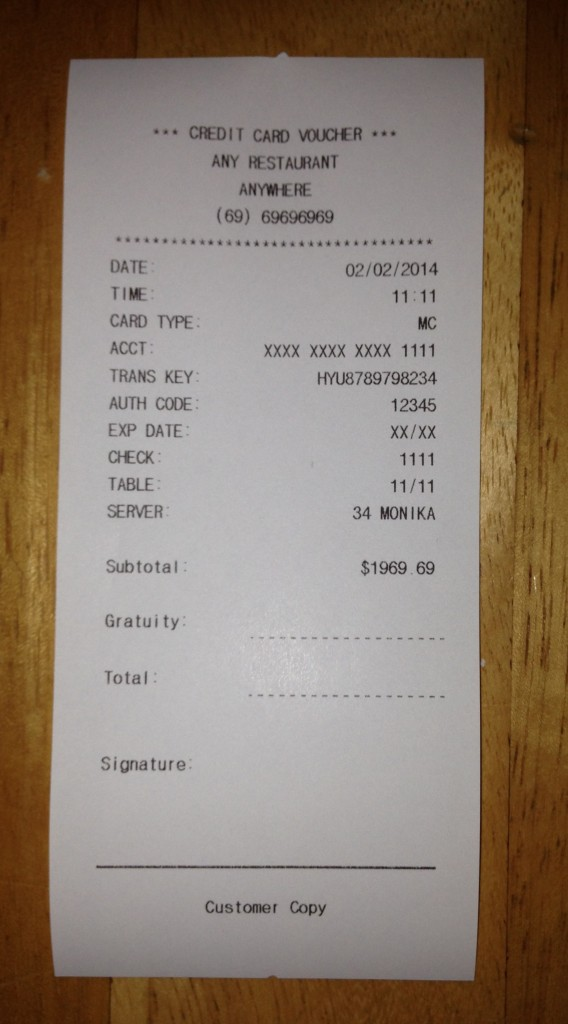
#> input picture assets/rest.jpg, 568 x 1024 px, found by its file name
$ python receipt.py
#> lines starting #> are read from the running program, lines starting #| are printed output that depends on the picture; after the words box and inside, x2 and y2 are one past the last pixel; in counts of white or black regions, pixels touching at a corner belong together
import cv2
import pytesseract
import re
import pandas as pd

# Step 1: Preprocess the image
image = cv2.imread("C:/Users/ayaqa/OneDrive/Documents/FSTE/S3/Financial Tracker/receipts/rest.jpg")
#> image is the input picture: shape (1024, 568, 3); mean B, G, R 113.3, 126.2, 140.7
gray = cv2.cvtColor(image, cv2.COLOR_BGR2GRAY)
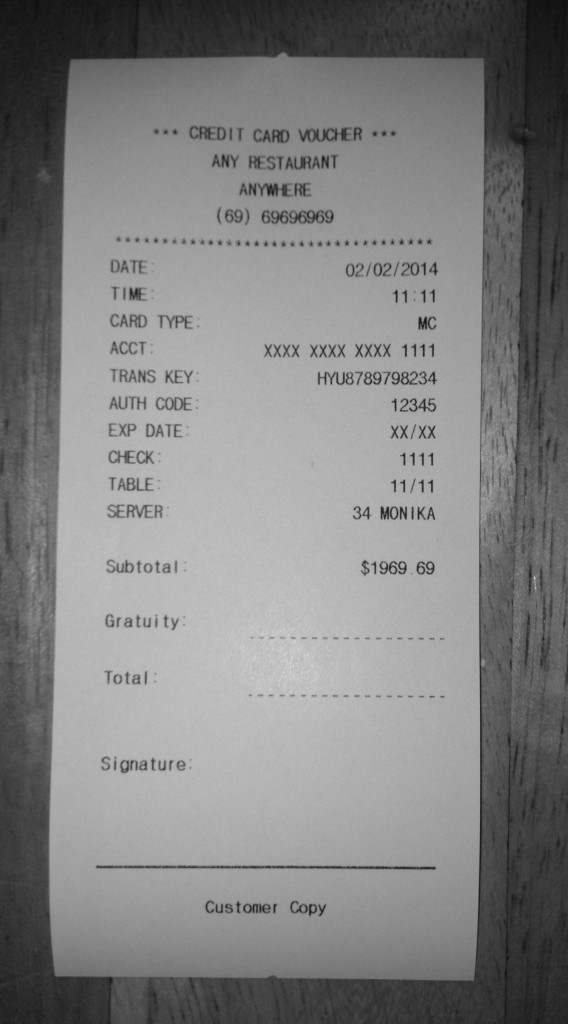
#> gray: shape (1024, 568); min 14, max 215, mean 129.1
_, thresh = cv2.threshold(gray, 150, 255, cv2.THRESH_BINARY)
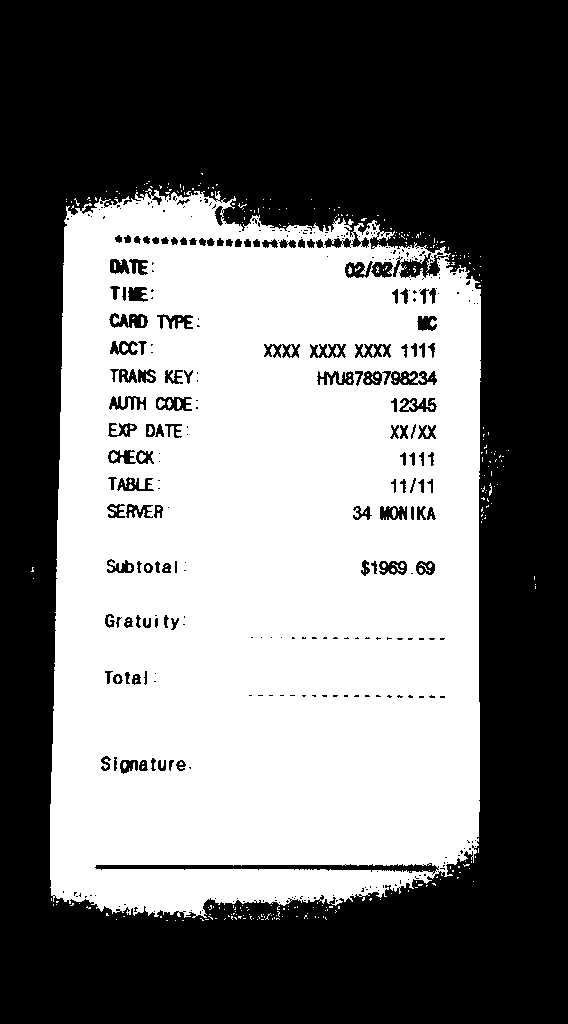
#> thresh: shape (1024, 568); 46.6% white; 348 white regions (327 under 20 px), largest, box (x1, y1, x2, y2) and area: (50, 188, 481, 918) 268990, (139, 453, 146, 462) 42, (158, 399, 165, 408) 41

# Step 2: Extract text with layout analysis
#> (the run stopped early here; a loop or call above may not have finished)
